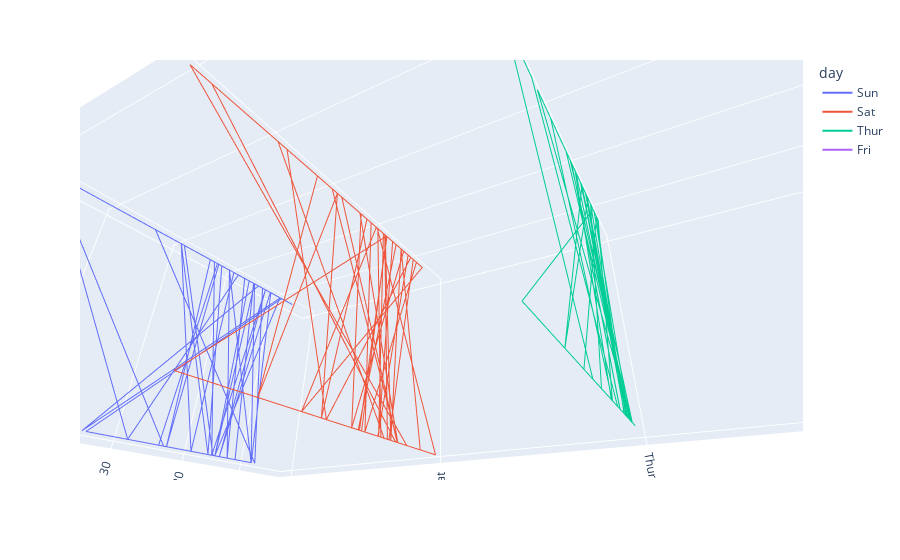

Notebook code for this chart:
### Code cell
fig =px.line_3d(tips,x='total_bill',y='day',z='sex',color='day')
fig.show()

### Figure 1 — Plotly figure (JSON) as saved in the notebook; plotly's stock layout.template omitted (floating-point values rounded to 4 significant figures)
{"data": [{"hovertemplate": "day=%{y}<br>total_bill=%{x}<br>sex=%{z}<extra></extra>", "legendgroup": "Sun", "line": {"color": "#636efa", "dash": "solid"}, "marker": {"symbol": "circle"}, "mode": "lines", "name": "Sun", "scene": "scene", "showlegend": true, "type": "scatter3d", "x": [16.99, 10.34, 21.01, 23.68, 24.59, 25.29, 8.77, 26.88, 15.04, 14.78, 10.27, 35.26, 15.42, 18.43, 14.83, 21.58, 10.33, 16.29, 16.97, 17.46, 13.94, 9.68, 30.4, 18.29, 22.23, 32.4, 28.55, 18.04, 12.54, 10.29, 34.81, 9.94, 25.56, 19.49, 38.07, 23.95, 25.71, 17.31, 29.93, 14.07, 13.13, 17.26, 24.55, 19.77, 29.85, 48.17, 25, 13.39, 16.49, 21.5, 12.66, 16.21, 13.81, 17.51, 24.52, 20.76, 31.71, 7.25, 31.85, 16.82, 32.9, 17.89, 14.48, 9.6, 34.63, 34.65, 23.33, 45.35, 23.17, 40.55, 20.69, 20.9, 30.46, 18.15, 23.1, 15.69], "y": ["Sun", "Sun", "Sun", "Sun", "Sun", "Sun", "Sun", "Sun", "Sun", "Sun", "Sun", "Sun", "Sun", "Sun", "Sun", "Sun", "Sun", "Sun", "Sun", "Sun", "Sun", "Sun", "Sun", "Sun", "Sun", "Sun", "Sun", "Sun", "Sun", "Sun", "Sun", "Sun", "Sun", "Sun", "Sun", "Sun", "Sun", "Sun", "Sun", "Sun", "Sun", "Sun", "Sun", "Sun", "Sun", "Sun", "Sun", "Sun", "Sun", "Sun", "Sun", "Sun", "Sun", "Sun", "Sun", "Sun", "Sun", "Sun", "Sun", "Sun", "Sun", "Sun", "Sun", "Sun", "Sun", "Sun", "Sun", "Sun", "Sun", "Sun", "Sun", "Sun", "Sun", "Sun", "Sun", "Sun"], "z": ["Female", "Male", "Male", "Male", "Female", "Male", "Male", "Male", "Male", "Male", "Male", "Female", "Male", "Male", "Female", "Male", "Female", "Male", "Female", "Male", "Male", "Male", "Male", "Male", "Male", "Male", "Male", "Male", "Male", "Female", "Female", "Male", "Male", "Male", "Male", "Male", "Female", "Female", "Male", "Male", "Male", "Male", "Male", "Male", "Female", "Male", "Female", "Female", "Male", "Male", "Male", "Female", "Male", "Female", "Male", "Male", "Male", "Male", "Male", "Male", "Male", "Male", "Male", "Female", "Male", "Male", "Male", "Male", "Male", "Male", "Male", "Female", "Male", "Female", "Male", "Male"]}, {"hovertemplate": "day=%{y}<br>total_bill=%{x}<br>sex=%{z}<extra></extra>", "legendgroup": "Sat", "line": {"color": "#EF553B", "dash": "solid"}, "marker": {"symbol": "circle"}, "mode": "lines", "name": "Sat", "scene": "scene", "showlegend": true, "type": "scatter3d", "x": [20.65, 17.92, 20.29, 15.77, 39.42, 19.82, 17.81, 13.37, 12.69, 21.7, 19.65, 9.55, 18.35, 15.06, 20.69, 17.78, 24.06, 16.31, 16.93, 18.69, 31.27, 16.04, 38.01, 26.41, 11.24, 48.27, 20.29, 13.81, 11.02, 18.29, 17.59, 20.08, 16.45, 3.07, 20.23, 15.01, 12.02, 17.07, 26.86, 25.28, 14.73, 10.51, 17.92, 44.3, 22.42, 20.92, 15.36, 20.49, 25.21, 18.24, 14.31, 14, 7.25, 10.59, 10.63, 50.81, 15.81, 26.59, 38.73, 24.27, 12.76, 30.06, 25.89, 48.33, 13.27, 28.17, 12.9, 28.15, 11.59, 7.74, 30.14, 20.45, 13.28, 22.12, 24.01, 15.69, 11.61, 10.77, 15.53, 10.07, 12.6, 32.83, 35.83, 29.03, 27.18, 22.67, 17.82], "y": ["Sat", "Sat", "Sat", "Sat", "Sat", "Sat", "Sat", "Sat", "Sat", "Sat", "Sat", "Sat", "Sat", "Sat", "Sat", "Sat", "Sat", "Sat", "Sat", "Sat", "Sat", "Sat", "Sat", "Sat", "Sat", "Sat", "Sat", "Sat", "Sat", "Sat", "Sat", "Sat", "Sat", "Sat", "Sat", "Sat", "Sat", "Sat", "Sat", "Sat", "Sat", "Sat", "Sat", "Sat", "Sat", "Sat", "Sat", "Sat", "Sat", "Sat", "Sat", "Sat", "Sat", "Sat", "Sat", "Sat", "Sat", "Sat", "Sat", "Sat", "Sat", "Sat", "Sat", "Sat", "Sat", "Sat", "Sat", "Sat", "Sat", "Sat", "Sat", "Sat", "Sat", "Sat", "Sat", "Sat", "Sat", "Sat", "Sat", "Sat", "Sat", "Sat", "Sat", "Sat", "Sat", "Sat", "Sat"], "z": ["Male", "Male", "Female", "Female", "Male", "Male", "Male", "Male", "Male", "Male", "Female", "Male", "Male", "Female", "Female", "Male", "Male", "Male", "Female", "Male", "Male", "Male", "Male", "Female", "Male", "Male", "Male", "Male", "Male", "Male", "Male", "Male", "Female", "Female", "Male", "Male", "Male", "Female", "Female", "Female", "Female", "Male", "Male", "Female", "Female", "Female", "Male", "Male", "Male", "Male", "Female", "Male", "Female", "Female", "Female", "Male", "Male", "Male", "Male", "Male", "Female", "Male", "Male", "Male", "Female", "Female", "Female", "Male", "Male", "Male", "Female", "Male", "Male", "Female", "Male", "Male", "Male", "Male", "Male", "Male", "Male", "Male", "Female", "Male", "Female", "Male", "Male"]}, {"hovertemplate": "day=%{y}<br>total_bill=%{x}<br>sex=%{z}<extra></extra>", "legendgroup": "Thur", "line": {"color": "#00cc96", "dash": "solid"}, "marker": {"symbol": "circle"}, "mode": "lines", "name": "Thur", "scene": "scene", "showlegend": true, "type": "scatter3d", "x": [27.2, 22.76, 17.29, 19.44, 16.66, 10.07, 32.68, 15.98, 34.83, 13.03, 18.28, 24.71, 21.16, 10.65, 12.43, 24.08, 11.69, 13.42, 14.26, 15.95, 12.48, 29.8, 8.52, 14.52, 11.38, 22.82, 19.08, 20.27, 11.17, 12.26, 18.26, 8.51, 10.33, 14.15, 16, 13.16, 17.47, 34.3, 41.19, 27.05, 16.43, 8.35, 18.64, 11.87, 9.78, 7.51, 19.81, 28.44, 15.48, 16.58, 7.56, 10.34, 43.11, 13, 13.51, 18.71, 12.74, 13, 16.4, 20.53, 16.47, 18.78], "y": ["Thur", "Thur", "Thur", "Thur", "Thur", "Thur", "Thur", "Thur", "Thur", "Thur", "Thur", "Thur", "Thur", "Thur", "Thur", "Thur", "Thur", "Thur", "Thur", "Thur", "Thur", "Thur", "Thur", "Thur", "Thur", "Thur", "Thur", "Thur", "Thur", "Thur", "Thur", "Thur", "Thur", "Thur", "Thur", "Thur", "Thur", "Thur", "Thur", "Thur", "Thur", "Thur", "Thur", "Thur", "Thur", "Thur", "Thur", "Thur", "Thur", "Thur", "Thur", "Thur", "Thur", "Thur", "Thur", "Thur", "Thur", "Thur", "Thur", "Thur", "Thur", "Thur"], "z": ["Male", "Male", "Male", "Male", "Male", "Female", "Male", "Male", "Female", "Male", "Male", "Male", "Male", "Female", "Female", "Female", "Male", "Female", "Male", "Male", "Female", "Female", "Male", "Female", "Female", "Male", "Male", "Female", "Female", "Female", "Female", "Female", "Female", "Female", "Male", "Female", "Female", "Male", "Male", "Female", "Female", "Female", "Female", "Female", "Male", "Male", "Female", "Male", "Male", "Male", "Male", "Male", "Female", "Female", "Male", "Male", "Female", "Female", "Female", "Male", "Female", "Female"]}, {"hovertemplate": "day=%{y}<br>total_bill=%{x}<br>sex=%{z}<extra></extra>", "legendgroup": "Fri", "line": {"color": "#ab63fa", "dash": "solid"}, "marker": {"symbol": "circle"}, "mode": "lines", "name": "Fri", "scene": "scene", "showlegend": true, "type": "scatter3d", "x": [28.97, 22.49, 5.75, 16.32, 22.75, 40.17, 27.28, 12.03, 21.01, 12.46, 11.35, 15.38, 12.16, 13.42, 8.58, 15.98, 13.42, 16.27, 10.09], "y": ["Fri", "Fri", "Fri", "Fri", "Fri", "Fri", "Fri", "Fri", "Fri", "Fri", "Fri", "Fri", "Fri", "Fri", "Fri", "Fri", "Fri", "Fri", "Fri"], "z": ["Male", "Male", "Female", "Female", "Female", "Male", "Male", "Male", "Male", "Male", "Female", "Female", "Male", "Female", "Male", "Female", "Male", "Female", "Female"]}], "layout": {"autosize": true, "legend": {"title": {"text": "day"}, "tracegroupgap": 0}, "margin": {"t": 60}, "scene": {"aspectmode": "auto", "aspectratio": {"x": 1, "y": 1.732, "z": 0.5774}, "camera": {"center": {"x": 0, "y": 0, "z": 0}, "eye": {"x": 0.8009, "y": 0.4308, "z": -0.5165}, "projection": {"type": "perspective"}, "up": {"x": 0, "y": 0, "z": 1}}, "domain": {"x": [0, 1], "y": [0, 1]}, "xaxis": {"title": {"text": "total_bill"}, "type": "linear"}, "yaxis": {"categoryarray": ["Sun", "Sat", "Thur", "Fri"], "categoryorder": "array", "title": {"text": "day"}, "type": "category"}, "zaxis": {"title": {"text": "sex"}, "type": "category"}}}}
